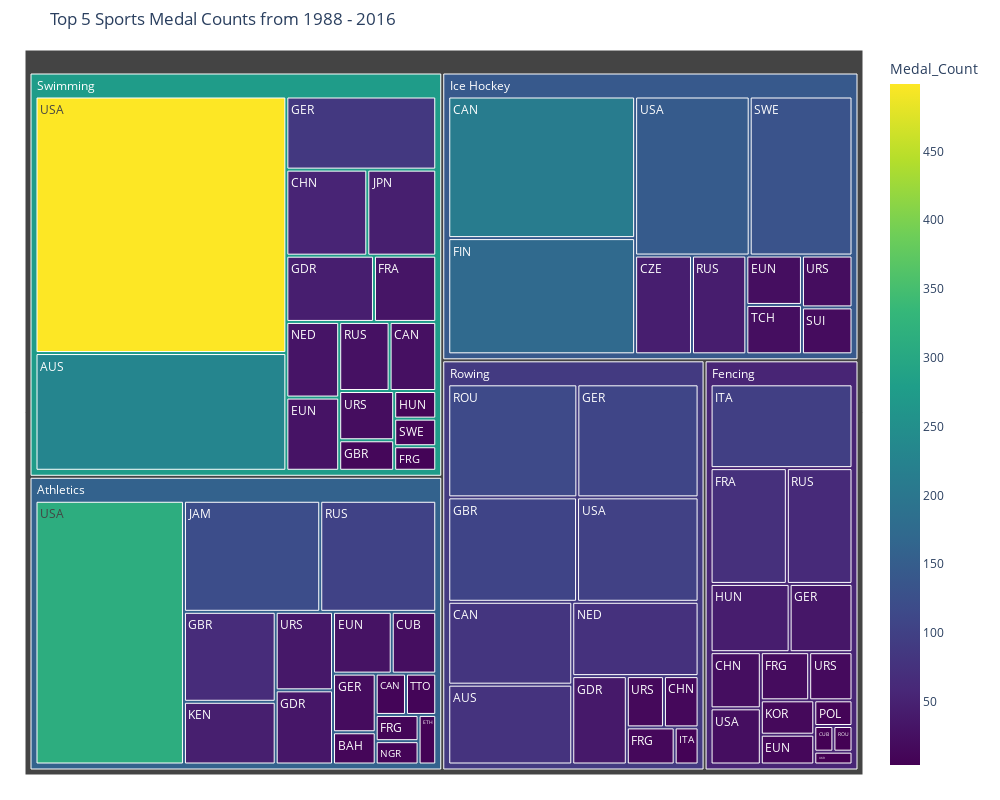

Source (notebook cell):
### Code cell
import plotly.express as px

# Aggregate medal counts by Sport and NOC
agg_df = top_medalists_df.groupby(["Sport", "NOC"])["Medal_Count"].sum().reset_index()

# Create treemap with continuous color mapping
fig = px.treemap(
    agg_df,
    path=["Sport", "NOC"],  # Hierarchy: Sport → NOC
    values="Medal_Count",
    color="Medal_Count",  # Use numeric values for gradient coloring
    color_continuous_scale="viridis",  # Apply continuous color scale
    title="Top 5 Sports Medal Counts from 1988 - 2016"
)

# Adjust figure layout for better display
fig.update_layout(
    width=1000,  # Set width in pixels
    height=800,  # Set height in pixels
    margin=dict(t=50, l=25, r=25, b=25)  # Improve spacing
)

plt.savefig("treemap.png", dpi=300, bbox_inches='tight') 
fig.show()

### Figure 1 — Plotly figure (JSON) as saved in the notebook; plotly's stock layout.template omitted (floating-point values rounded to 4 significant figures)
{"data": [{"branchvalues": "total", "customdata": [[78], [229], [11], [10], [212], [81], [25], [23], [14], [54], [22], [4], [45], [7], [29], [13], [22], [30], [174], [72], [32], [9], [19], [14], [8], [66], [106], [13], [34], [38], [45], [20], [35], [108], [85], [44], [9], [97], [7], [121], [46], [46], [15], [74], [31], [8], [8], [4], [115], [103], [62], [43], [27], [19], [131], [9], [22], [10], [4], [36], [17], [21], [15], [21], [313], [23], [146], [100], [499], [159.0], [54.12], [142.9], [88.47], [275.8]], "domain": {"x": [0, 1], "y": [0, 1]}, "hovertemplate": "labels=%{label}<br>Medal_Count_sum=%{value}<br>parent=%{parent}<br>id=%{id}<br>Medal_Count=%{color}<extra></extra>", "ids": ["Rowing/AUS", "Swimming/AUS", "Athletics/BAH", "Athletics/CAN", "Ice Hockey/CAN", "Rowing/CAN", "Swimming/CAN", "Fencing/CHN", "Rowing/CHN", "Swimming/CHN", "Athletics/CUB", "Fencing/CUB", "Ice Hockey/CZE", "Athletics/ETH", "Athletics/EUN", "Fencing/EUN", "Ice Hockey/EUN", "Swimming/EUN", "Ice Hockey/FIN", "Fencing/FRA", "Swimming/FRA", "Athletics/FRG", "Fencing/FRG", "Rowing/FRG", "Swimming/FRG", "Athletics/GBR", "Rowing/GBR", "Swimming/GBR", "Athletics/GDR", "Rowing/GDR", "Swimming/GDR", "Athletics/GER", "Fencing/GER", "Rowing/GER", "Swimming/GER", "Fencing/HUN", "Swimming/HUN", "Fencing/ITA", "Rowing/ITA", "Athletics/JAM", "Swimming/JPN", "Athletics/KEN", "Fencing/KOR", "Rowing/NED", "Swimming/NED", "Athletics/NGR", "Fencing/POL", "Fencing/ROU", "Rowing/ROU", "Athletics/RUS", "Fencing/RUS", "Ice Hockey/RUS", "Swimming/RUS", "Ice Hockey/SUI", "Ice Hockey/SWE", "Swimming/SWE", "Ice Hockey/TCH", "Athletics/TTO", "Fencing/UKR", "Athletics/URS", "Fencing/URS", "Ice Hockey/URS", "Rowing/URS", "Swimming/URS", "Athletics/USA", "Fencing/USA", "Ice Hockey/USA", "Rowing/USA", "Swimming/USA", "Athletics", "Fencing", "Ice Hockey", "Rowing", "Swimming"], "labels": ["AUS", "AUS", "BAH", "CAN", "CAN", "CAN", "CAN", "CHN", "CHN", "CHN", "CUB", "CUB", "CZE", "ETH", "EUN", "EUN", "EUN", "EUN", "FIN", "FRA", "FRA", "FRG", "FRG", "FRG", "FRG", "GBR", "GBR", "GBR", "GDR", "GDR", "GDR", "GER", "GER", "GER", "GER", "HUN", "HUN", "ITA", "ITA", "JAM", "JPN", "KEN", "KOR", "NED", "NED", "NGR", "POL", "ROU", "ROU", "RUS", "RUS", "RUS", "RUS", "SUI", "SWE", "SWE", "TCH", "TTO", "UKR", "URS", "URS", "URS", "URS", "URS", "USA", "USA", "USA", "USA", "USA", "Athletics", "Fencing", "Ice Hockey", "Rowing", "Swimming"], "marker": {"coloraxis": "coloraxis", "colors": [78, 229, 11, 10, 212, 81, 25, 23, 14, 54, 22, 4, 45, 7, 29, 13, 22, 30, 174, 72, 32, 9, 19, 14, 8, 66, 106, 13, 34, 38, 45, 20, 35, 108, 85, 44, 9, 97, 7, 121, 46, 46, 15, 74, 31, 8, 8, 4, 115, 103, 62, 43, 27, 19, 131, 9, 22, 10, 4, 36, 17, 21, 15, 21, 313, 23, 146, 100, 499, 159.0, 54.12, 142.9, 88.47, 275.8]}, "name": "", "parents": ["Rowing", "Swimming", "Athletics", "Athletics", "Ice Hockey", "Rowing", "Swimming", "Fencing", "Rowing", "Swimming", "Athletics", "Fencing", "Ice Hockey", "Athletics", "Athletics", "Fencing", "Ice Hockey", "Swimming", "Ice Hockey", "Fencing", "Swimming", "Athletics", "Fencing", "Rowing", "Swimming", "Athletics", "Rowing", "Swimming", "Athletics", "Rowing", "Swimming", "Athletics", "Fencing", "Rowing", "Swimming", "Fencing", "Swimming", "Fencing", "Rowing", "Athletics", "Swimming", "Athletics", "Fencing", "Rowing", "Swimming", "Athletics", "Fencing", "Fencing", "Rowing", "Athletics", "Fencing", "Ice Hockey", "Swimming", "Ice Hockey", "Ice Hockey", "Swimming", "Ice Hockey", "Athletics", "Fencing", "Athletics", "Fencing", "Ice Hockey", "Rowing", "Swimming", "Athletics", "Fencing", "Ice Hockey", "Rowing", "Swimming", "", "", "", "", ""], "type": "treemap", "values": [78, 229, 11, 10, 212, 81, 25, 23, 14, 54, 22, 4, 45, 7, 29, 13, 22, 30, 174, 72, 32, 9, 19, 14, 8, 66, 106, 13, 34, 38, 45, 20, 35, 108, 85, 44, 9, 97, 7, 121, 46, 46, 15, 74, 31, 8, 8, 4, 115, 103, 62, 43, 27, 19, 131, 9, 22, 10, 4, 36, 17, 21, 15, 21, 313, 23, 146, 100, 499, 845, 440, 835, 750, 1163]}], "layout": {"coloraxis": {"colorbar": {"title": {"text": "Medal_Count"}}, "colorscale": [[0, "#440154"], [0.1111, "#482878"], [0.2222, "#3e4989"], [0.3333, "#31688e"], [0.4444, "#26828e"], [0.5556, "#1f9e89"], [0.6667, "#35b779"], [0.7778, "#6ece58"], [0.8889, "#b5de2b"], [1, "#fde725"]]}, "height": 800, "legend": {"tracegroupgap": 0}, "margin": {"b": 25, "l": 25, "r": 25, "t": 50}, "title": {"text": "Top 5 Sports Medal Counts from 1988 - 2016"}, "width": 1000}}
